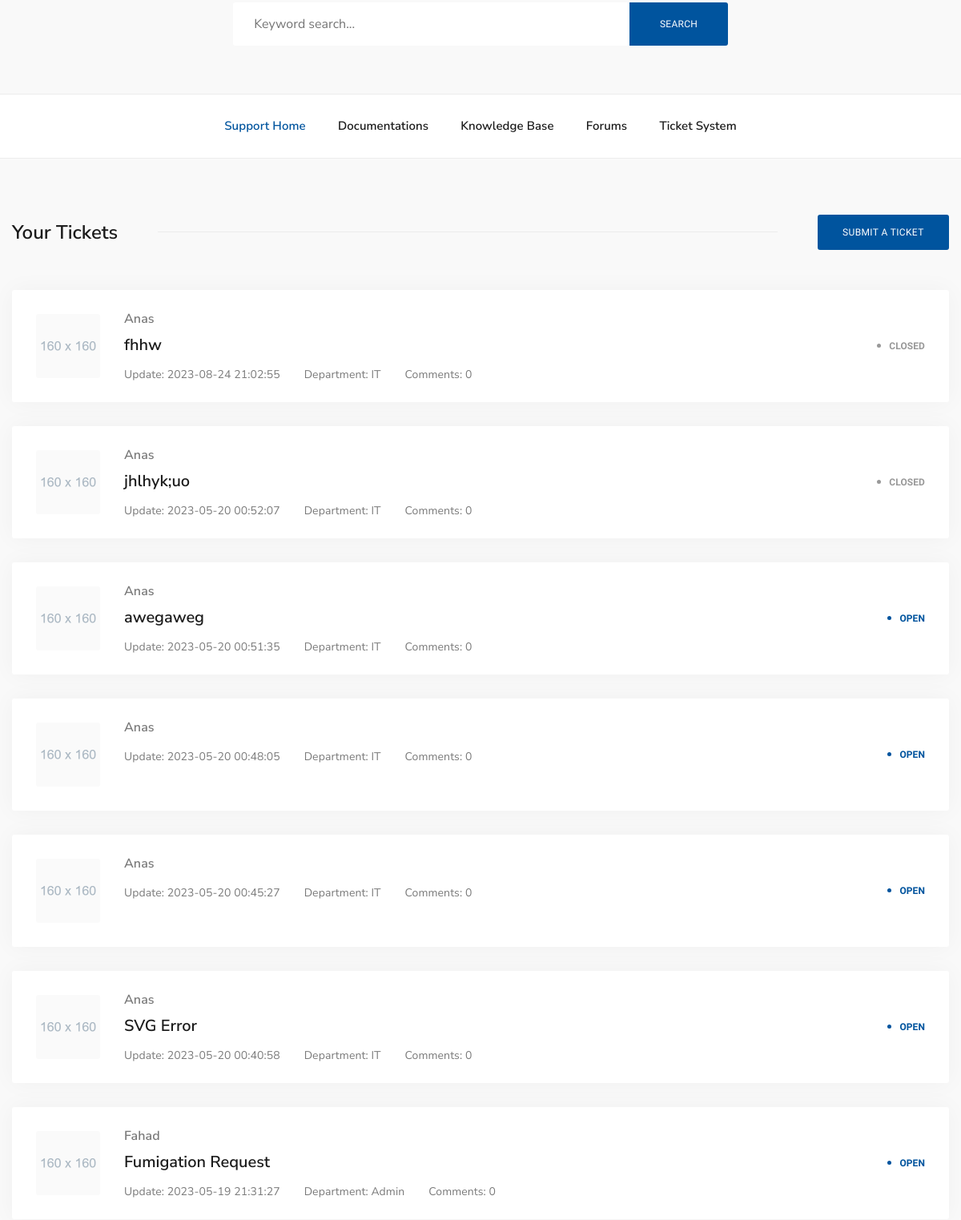
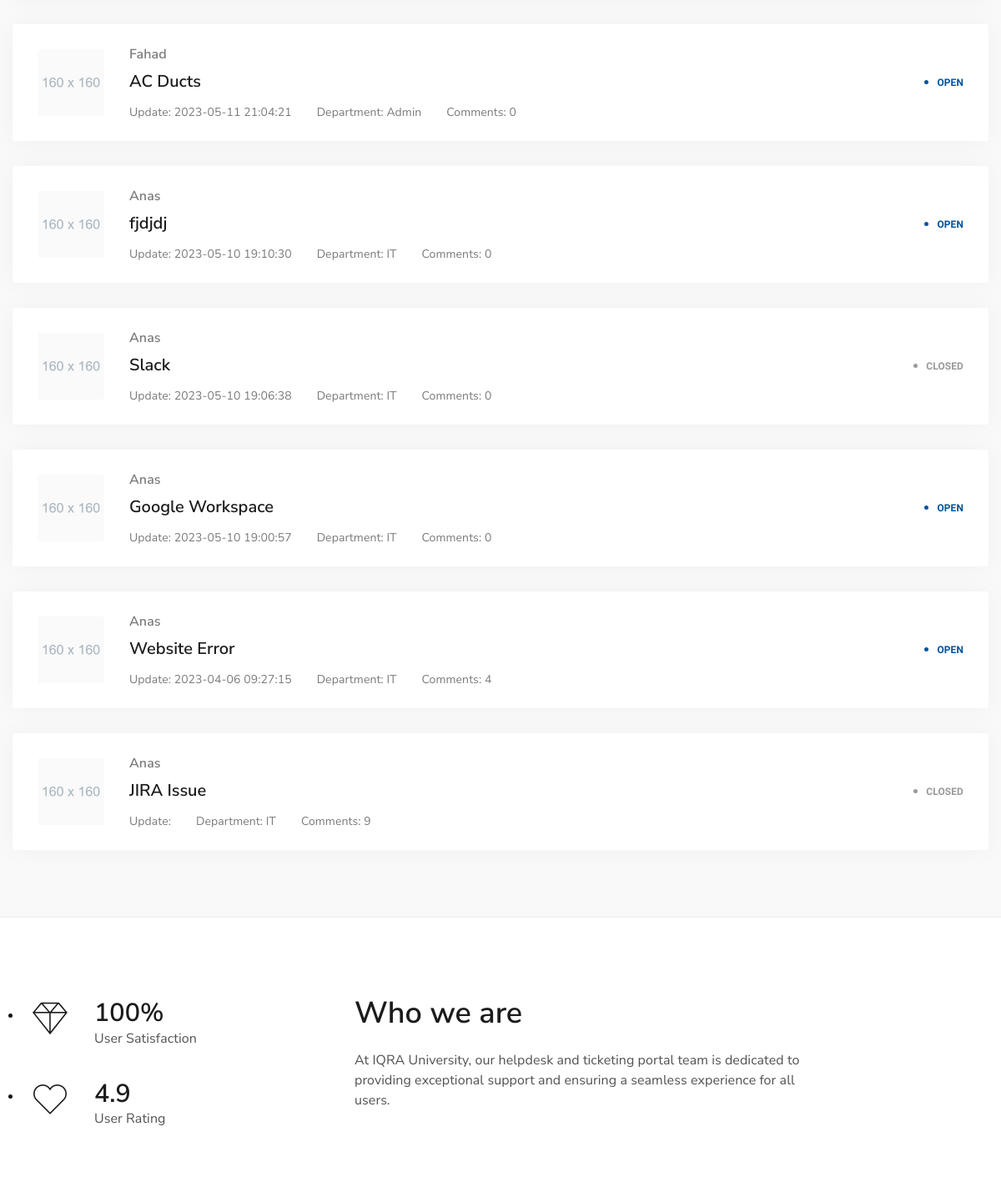
Page /ticket.php (signed in, middle part) on the earlier database version (2 pictures, top to bottom).
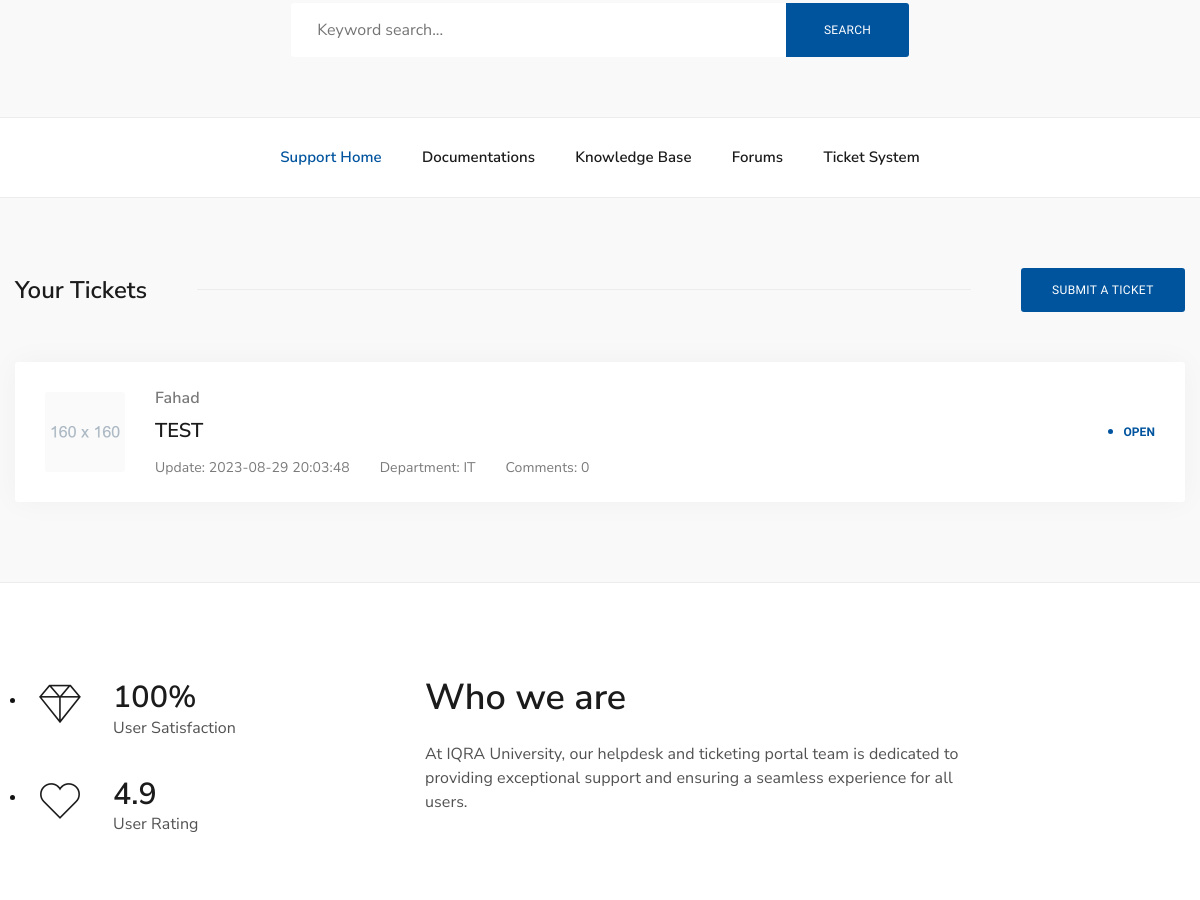
Same page on the later database version.
### tables this page shows
CREATE TABLE `ticket` (
  `id` int(10) UNSIGNED NOT NULL,
  `title` varchar(256) NOT NULL,
  `ticket_description` text DEFAULT NULL,
  `date_added` varchar(30) DEFAULT NULL,
  `date_updated` varchar(30) DEFAULT NULL,
  `user_id` int(10) UNSIGNED NOT NULL,
  `department_id` int(10) UNSIGNED NOT NULL,
  `comments` int(11) DEFAULT NULL,
  `ticket_status` varchar(20) DEFAULT NULL
);

CREATE TABLE `user` (
  `id` int(10) UNSIGNED NOT NULL,
  `name` varchar(128) NOT NULL,
  `email` varchar(128) NOT NULL,
  `password` varchar(128) NOT NULL,
  `created_at` varchar(30) DEFAULT NULL,
  `profile_picture` varchar(256) DEFAULT NULL,
  `phone_number` varchar(20) DEFAULT NULL,
  `department_id` int(11) UNSIGNED NOT NULL,
  `role` varchar(20) DEFAULT NULL
);

CREATE TABLE `departments` (
  `id` int(10) UNSIGNED NOT NULL,
  `name` varchar(128) NOT NULL,
  `description` text DEFAULT NULL,
  `date_added` varchar(30) DEFAULT NULL,
  `admin_id` int(10) UNSIGNED NOT NULL
);

### ticket.php (the view, shortened to what the changed rows need)
<!DOCTYPE html>
<html lang="en">
<head>
    <link rel="stylesheet" href="assets/vendor/bootstrap/dist/css/bootstrap.min.css">
    <link rel="stylesheet" href="assets/vendor/fancybox/dist/jquery.fancybox.min.css">
    <link rel="stylesheet" href="assets/vendor/pixeden-stroke-7-icon/pe-icon-7-stroke/dist/pe-icon-7-stroke.min.css">
    <link rel="stylesheet" type="text/css" href="assets/vendor/swiper/dist/css/swiper.min.css">
    <link rel="stylesheet" type="text/css" href="assets/vendor/bootstrap-select/dist/css/bootstrap-select.min.css">
    <link rel="stylesheet" type="text/css" href="assets/vendor/dropzone/dist/min/dropzone.min.css">
    <link rel="stylesheet" type="text/css" href="assets/vendor/quill/dist/quill.snow.css">
    <link rel="stylesheet" href="assets/css/amdesk.css">
    <link rel="stylesheet" href="assets/css/custom.css">
</head>
<body>
<?php
include ('php_scripts\header.php');
?>
    <div class="dx-main">
<div class="dx-box-5 bg-grey-6">
    <div class="container">
        <div class="row align-items-center justify-content-between vertical-gap mnt-30 sm-gap mb-50">
            <div class="col-auto">
                <h2 class="h4 mb-0 mt-0">Your Tickets</h2>
            </div>
        </div>
        <?php
$userRole = $_SESSION['user_role'];
if ($userRole === 'admin') {
    $sql = "SELECT ticket.*, user.name, departments.name AS department_name
    FROM ticket
    INNER JOIN user ON ticket.user_id = user.id
    INNER JOIN departments ON ticket.department_id = departments.id
    ORDER BY ticket.date_added DESC";
}
$result = mysqli_query($conn, $sql);
while ($row = mysqli_fetch_assoc($result)) {
if ($row['ticket_status'] === 'Closed') {
    echo '<a href="ticket-details.php?ticket_id=' . $row['id'] . '" class="dx-ticket-item dx-ticket-new dx-ticket-closed dx-block-decorated">';
} else {
    echo '<a href="ticket-details.php?ticket_id=' . $row['id'] . '" class="dx-ticket-item dx-ticket-new dx-ticket-open dx-block-decorated">';
}
echo '<span class="dx-ticket-img">';
echo '<img src="assets/images/avatar-1.png" alt="">';
echo '</span>';
echo '<span class="dx-ticket-cont">';
echo '<span class="dx-ticket-name">' . $row['name'] . '</span>';
echo '<span class="dx-ticket-title h5">' . $row['title'] . '</span>';
echo '<ul class="dx-ticket-info">';
echo '<li>Update: ' . $row['date_updated'] . '</li>';
echo '<li>Department: ' . $row['department_name'] . '</li>';
echo '<li>Comments: ' . $row['comments'] . '</li>';
echo '</ul>';
echo '</span>';
echo '<span class="dx-ticket-status">'  .$row['ticket_status'].  '</span>';
echo '</a>';
}
?>
    </div>
</div>
<div class="dx-box-1">
            <div class="container">
                <div class="row vertical-gap lg-gap">
                    <div class="col-lg-6">
                        <h2>Who we are</h2>
                    </div>
                </div>
            </div>
        </div>
<?php
include ('php_scripts\footer.php');
 ?>
</body>
</html>

Differences in the rows shown:
removed ticket: user.name "Anas", title "fhhw", date_updated "2023-08-24 21:02:55", department.name "IT", comments "0", ticket_status "CLOSED"
removed ticket: user.name "Anas", title "jhlhyk;uo", date_updated "2023-05-20 00:52:07", department.name "IT", comments "0", ticket_status "CLOSED"
removed ticket: user.name "Anas", title "awegaweg", date_updated "2023-05-20 00:51:35", department.name "IT", comments "0", ticket_status "OPEN"
removed ticket: user.name "Anas", date_updated "2023-05-20 00:48:05", department.name "IT", comments "0", ticket_status "OPEN"
removed ticket: user.name "Anas", date_updated "2023-05-20 00:45:27", department.name "IT", comments "0", ticket_status "OPEN"
removed ticket: user.name "Anas", title "SVG Error", date_updated "2023-05-20 00:40:58", department.name "IT", comments "0", ticket_status "OPEN"
removed ticket: user.name "Fahad", title "Fumigation Request", date_updated "2023-05-19 21:31:27", department.name "Admin", comments "0", ticket_status "OPEN"
removed ticket: user.name "Fahad", title "AC Ducts", date_updated "2023-05-11 21:04:21", department.name "Admin", comments "0", ticket_status "OPEN"
removed ticket: user.name "Anas", title "fjdjdj", date_updated "2023-05-10 19:10:30", department.name "IT", comments "0", ticket_status "OPEN"
removed ticket: user.name "Anas", title "Slack", date_updated "2023-05-10 19:06:38", department.name "IT", comments "0", ticket_status "CLOSED"
removed ticket: user.name "Anas", title "Google Workspace", date_updated "2023-05-10 19:00:57", department.name "IT", comments "0", ticket_status "OPEN"
removed ticket: user.name "Anas", title "Website Error", date_updated "2023-04-06 09:27:15", department.name "IT", comments "4", ticket_status "OPEN"
removed ticket: user.name "Anas", title "JIRA Issue", department.name "IT", comments "9", ticket_status "CLOSED"
added ticket: user.name "Fahad", title "TEST", date_updated "2023-08-29 20:03:48", department.name "IT", comments "0", ticket_status "OPEN"
